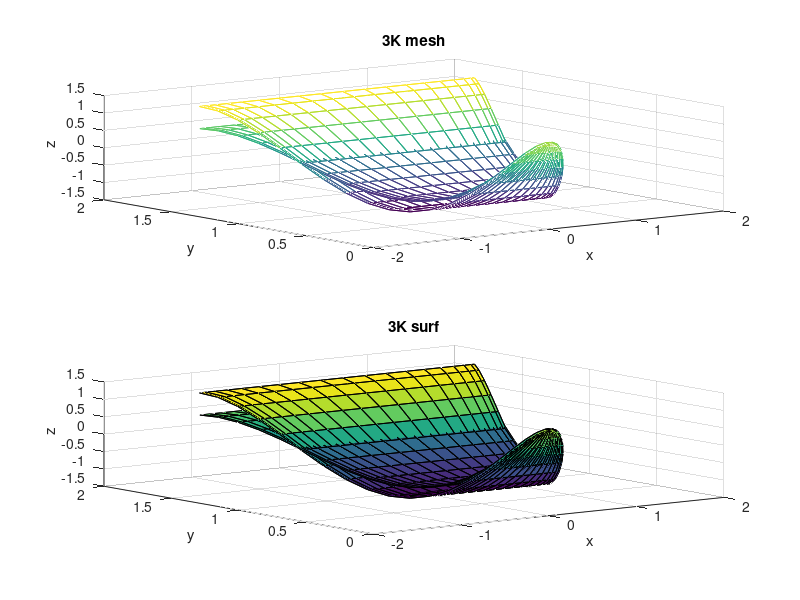

MATLAB code to generate this figure:
clear all
u1=0;
u2=2.*pi;
v1=-pi./2;
v2=pi./2;
n1=40;
n2=40;
u=linspace(u1,u2,n1);
v=linspace(v1,v2,n2);
[UU,VV]=meshgrid(u,v);
a=1;
b=0.2;
g=4;
phi=pi./2;

X=VV.*cos(UU);
Y=VV.*sin(VV);
Z=a.*(exp(1).^(-b.*VV)).*sin(g.*VV+phi);
subplot(2,1,1)
mesh(X, Y, Z)
title('3K mesh')
xlabel('x')
ylabel('y')
zlabel('z')
subplot(2,1,2)
surf(X, Y, Z)
title('3K surf')
xlabel('x')
ylabel('y')
zlabel('z')